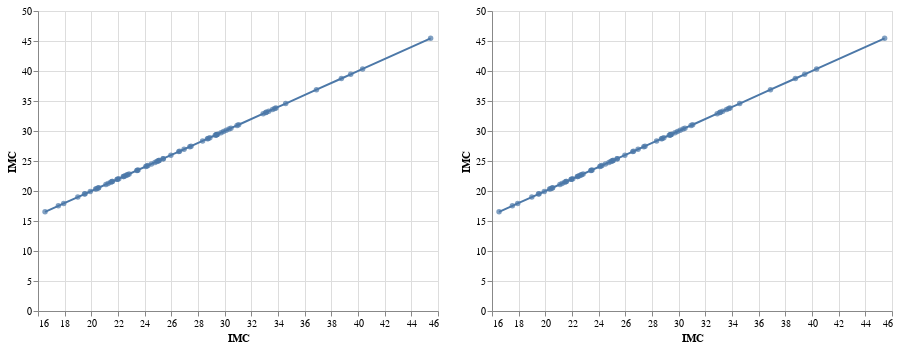

The notebook cell saved with this chart:
### Code cell
mpg = alt.Chart(df_op).mark_line().encode(
    alt.X('IMC', axis=alt.Axis(title='IMC')),
    alt.Y('IMC', axis=alt.Axis(title='IMC'))
)

mpg + mpg.mark_circle()

hp = alt.Chart(df_op).mark_line().encode(
    alt.X('IMC', axis=alt.Axis(title='IMC')),
    alt.Y('IMC', axis=alt.Axis(title='IMC'))
)

(mpg + mpg.mark_circle()) | (hp + hp.mark_circle())

### Figure 1 — Vega-Lite specification as saved in the notebook (floating-point values rounded to 4 significant figures)
{"config": {"view": {"continuousWidth": 400, "continuousHeight": 300}}, "hconcat": [{"layer": [{"mark": "line", "encoding": {"x": {"axis": {"title": "IMC"}, "field": "IMC", "type": "quantitative"}, "y": {"axis": {"title": "IMC"}, "field": "IMC", "type": "quantitative"}}}, {"mark": "circle", "encoding": {"x": {"axis": {"title": "IMC"}, "field": "IMC", "type": "quantitative"}, "y": {"axis": {"title": "IMC"}, "field": "IMC", "type": "quantitative"}}}]}, {"layer": [{"mark": "line", "encoding": {"x": {"axis": {"title": "IMC"}, "field": "IMC", "type": "quantitative"}, "y": {"axis": {"title": "IMC"}, "field": "IMC", "type": "quantitative"}}}, {"mark": "circle", "encoding": {"x": {"axis": {"title": "IMC"}, "field": "IMC", "type": "quantitative"}, "y": {"axis": {"title": "IMC"}, "field": "IMC", "type": "quantitative"}}}]}], "data": {"name": "data-1463b50384c1370f5eacb55764a6d2b3"}, "$schema": "https://vega.github.io/schema/vega-lite/v4.17.0.json", "datasets": {"data-1463b50384c1370f5eacb55764a6d2b3": [{"Edad": 3, "Altura": 1.5, "Peso": 65.0, "BECK ": 3, "STAI.ANSIEDAD": 26, "BULLIT": 52, "IMC": 28.89, "Nivel de educación": 0, "label": 1}, {"Edad": 0, "Altura": 1.65, "Peso": 61.0, "BECK ": 0, "STAI.ANSIEDAD": 26, "BULLIT": 49, "IMC": 22.41, "Nivel de educación": 5, "label": 1}, {"Edad": 2, "Altura": 1.52, "Peso": 105.0, "BECK ": 22, "STAI.ANSIEDAD": 29, "BULLIT": 68, "IMC": 45.45, "Nivel de educación": 4, "label": 0}, {"Edad": 0, "Altura": 1.6, "Peso": 54.0, "BECK ": 1, "STAI.ANSIEDAD": 26, "BULLIT": 42, "IMC": 21.09, "Nivel de educación": 0, "label": 1}, {"Edad": 2, "Altura": 1.65, "Peso": 64.0, "BECK ": 5, "STAI.ANSIEDAD": 24, "BULLIT": 45, "IMC": 23.51, "Nivel de educación": 0, "label": 1}, {"Edad": 3, "Altura": 1.51, "Peso": 67.0, "BECK ": 2, "STAI.ANSIEDAD": 20, "BULLIT": 51, "IMC": 29.38, "Nivel de educación": 3, "label": 1}, {"Edad": 3, "Altura": 1.74, "Peso": 94.0, "BECK ": 15, "STAI.ANSIEDAD": 25, "BULLIT": 96, "IMC": 31.05, "Nivel de educación": 5, "label": 0}, {"Edad": 2, "Altura": 1.54, "Peso": 82.0, "BECK ": 5, "STAI.ANSIEDAD": 26, "BULLIT": 52, "IMC": 34.58, "Nivel de educación": 4, "label": 1}, {"Edad": 1, "Altura": 1.6, "Peso": 51.0, "BECK ": 31, "STAI.ANSIEDAD": 34, "BULLIT": 69, "IMC": 19.92, "Nivel de educación": 4, "label": 0}, {"Edad": 1, "Altura": 1.6, "Peso": 69.0, "BECK ": 8, "STAI.ANSIEDAD": 31, "BULLIT": 81, "IMC": 26.95, "Nivel de educación": 0, "label": 0}, {"Edad": 3, "Altura": 1.65, "Peso": 66.0, "BECK ": 16, "STAI.ANSIEDAD": 29, "BULLIT": 39, "IMC": 24.24, "Nivel de educación": 0, "label": 1}, {"Edad": 1, "Altura": 1.64, "Peso": 89.0, "BECK ": 22, "STAI.ANSIEDAD": 29, "BULLIT": 91, "IMC": 33.09, "Nivel de educación": 2, "label": 0}, {"Edad": 3, "Altura": 1.74, "Peso": 59.0, "BECK ": 26, "STAI.ANSIEDAD": 30, "BULLIT": 45, "IMC": 19.49, "Nivel de educación": 4, "label": 1}, {"Edad": 2, "Altura": 1.65, "Peso": 80.0, "BECK ": 10, "STAI.ANSIEDAD": 21, "BULLIT": 59, "IMC": 29.38, "Nivel de educación": 0, "label": 1}, {"Edad": 2, "Altura": 1.76, "Peso": 68.0, "BECK ": 0, "STAI.ANSIEDAD": 23, "BULLIT": 40, "IMC": 21.95, "Nivel de educación": 0, "label": 1}, {"Edad": 2, "Altura": 1.7, "Peso": 72.0, "BECK ": 6, "STAI.ANSIEDAD": 25, "BULLIT": 57, "IMC": 24.91, "Nivel de educación": 5, "label": 1}, {"Edad": 2, "Altura": 1.6, "Peso": 65.0, "BECK ": 3, "STAI.ANSIEDAD": 27, "BULLIT": 67, "IMC": 25.39, "Nivel de educación": 2, "label": 0}, {"Edad": 0, "Altura": 1.59, "Peso": 57.0, "BECK ": 6, "STAI.ANSIEDAD": 21, "BULLIT": 58, "IMC": 22.55, "Nivel de educación": 5, "label": 1}, {"Edad": 0, "Altura": 1.54, "Peso": 78.0, "BECK ": 11, "STAI.ANSIEDAD": 24, "BULLIT": 57, "IMC": 32.89, "Nivel de educación": 2, "label": 1}, {"Edad": 1, "Altura": 1.6, "Peso": 68.0, "BECK ": 11, "STAI.ANSIEDAD": 27, "BULLIT": 81, "IMC": 26.56, "Nivel de educación": 4, "label": 0}, {"Edad": 0, "Altura": 1.56, "Peso": 70.0, "BECK ": 19, "STAI.ANSIEDAD": 25, "BULLIT": 61, "IMC": 28.76, "Nivel de educación": 2, "label": 0}, {"Edad": 0, "Altura": 1.63, "Peso": 64.0, "BECK ": 31, "STAI.ANSIEDAD": 28, "BULLIT": 102, "IMC": 24.09, "Nivel de educación": 2, "label": 0}, {"Edad": 0, "Altura": 1.64, "Peso": 58.0, "BECK ": 3, "STAI.ANSIEDAD": 25, "BULLIT": 44, "IMC": 21.56, "Nivel de educación": 2, "label": 1}, {"Edad": 2, "Altura": 1.6, "Peso": 86.0, "BECK ": 9, "STAI.ANSIEDAD": 20, "BULLIT": 68, "IMC": 33.59, "Nivel de educación": 5, "label": 0}, {"Edad": 2, "Altura": 1.58, "Peso": 57.0, "BECK ": 19, "STAI.ANSIEDAD": 26, "BULLIT": 42, "IMC": 22.83, "Nivel de educación": 4, "label": 1}, {"Edad": 3, "Altura": 1.66, "Peso": 56.0, "BECK ": 4, "STAI.ANSIEDAD": 20, "BULLIT": 38, "IMC": 20.32, "Nivel de educación": 5, "label": 1}, {"Edad": 1, "Altura": 1.61, "Peso": 65.0, "BECK ": 3, "STAI.ANSIEDAD": 25, "BULLIT": 56, "IMC": 25.08, "Nivel de educación": 4, "label": 1}, {"Edad": 3, "Altura": 1.61, "Peso": 71.0, "BECK ": 11, "STAI.ANSIEDAD": 23, "BULLIT": 52, "IMC": 27.39, "Nivel de educación": 4, "label": 1}, {"Edad": 3, "Altura": 1.6, "Peso": 75.0, "BECK ": 5, "STAI.ANSIEDAD": 26, "BULLIT": 59, "IMC": 29.3, "Nivel de educación": 1, "label": 1}, {"Edad": 3, "Altura": 1.78, "Peso": 98.0, "BECK ": 33, "STAI.ANSIEDAD": 31, "BULLIT": 92, "IMC": 30.93, "Nivel de educación": 2, "label": 0}, {"Edad": 2, "Altura": 1.64, "Peso": 65.0, "BECK ": 0, "STAI.ANSIEDAD": 27, "BULLIT": 36, "IMC": 24.17, "Nivel de educación": 3, "label": 1}, {"Edad": 3, "Altura": 1.68, "Peso": 94.0, "BECK ": 10, "STAI.ANSIEDAD": 24, "BULLIT": 80, "IMC": 33.3, "Nivel de educación": 5, "label": 0}, {"Edad": 3, "Altura": 1.68, "Peso": 85.0, "BECK ": 24, "STAI.ANSIEDAD": 29, "BULLIT": 71, "IMC": 30.12, "Nivel de educación": 1, "label": 0}, {"Edad": 3, "Altura": 1.69, "Peso": 82.0, "BECK ": 17, "STAI.ANSIEDAD": 29, "BULLIT": 33, "IMC": 28.71, "Nivel de educación": 5, "label": 1}, {"Edad": 0, "Altura": 1.6, "Peso": 50.0, "BECK ": 10, "STAI.ANSIEDAD": 25, "BULLIT": 52, "IMC": 19.53, "Nivel de educación": 5, "label": 1}, {"Edad": 2, "Altura": 1.55, "Peso": 53.0, "BECK ": 0, "STAI.ANSIEDAD": 19, "BULLIT": 40, "IMC": 22.06, "Nivel de educación": 5, "label": 1}, {"Edad": 3, "Altura": 1.78, "Peso": 125.0, "BECK ": 7, "STAI.ANSIEDAD": 23, "BULLIT": 84, "IMC": 39.45, "Nivel de educación": 2, "label": 0}, {"Edad": 3, "Altura": 1.62, "Peso": 78.5, "BECK ": 3, "STAI.ANSIEDAD": 21, "BULLIT": 47, "IMC": 29.91, "Nivel de educación": 2, "label": 1}, {"Edad": 3, "Altura": 1.57, "Peso": 64.0, "BECK ": 14, "STAI.ANSIEDAD": 20, "BULLIT": 38, "IMC": 25.96, "Nivel de educación": 5, "label": 1}, {"Edad": 1, "Altura": 1.53, "Peso": 69.0, "BECK ": 2, "STAI.ANSIEDAD": 23, "BULLIT": 51, "IMC": 29.48, "Nivel de educación": 5, "label": 1}, {"Edad": 2, "Altura": 1.71, "Peso": 98.7, "BECK ": 23, "STAI.ANSIEDAD": 32, "BULLIT": 128, "IMC": 33.75, "Nivel de educación": 5, "label": 0}, {"Edad": 0, "Altura": 1.59, "Peso": 48.0, "BECK ": 0, "STAI.ANSIEDAD": 20, "BULLIT": 42, "IMC": 18.99, "Nivel de educación": 4, "label": 1}, {"Edad": 0, "Altura": 1.63, "Peso": 54.5, "BECK ": 9, "STAI.ANSIEDAD": 29, "BULLIT": 37, "IMC": 20.51, "Nivel de educación": 4, "label": 1}, {"Edad": 0, "Altura": 1.69, "Peso": 76.0, "BECK ": 0, "STAI.ANSIEDAD": 21, "BULLIT": 39, "IMC": 26.61, "Nivel de educación": 2, "label": 1}, {"Edad": 0, "Altura": 1.6, "Peso": 65.0, "BECK ": 8, "STAI.ANSIEDAD": 24, "BULLIT": 48, "IMC": 25.39, "Nivel de educación": 2, "label": 1}, {"Edad": 1, "Altura": 1.63, "Peso": 88.0, "BECK ": 6, "STAI.ANSIEDAD": 25, "BULLIT": 51, "IMC": 33.12, "Nivel de educación": 0, "label": 1}, {"Edad": 0, "Altura": 1.44, "Peso": 52.0, "BECK ": 0, "STAI.ANSIEDAD": 27, "BULLIT": 33, "IMC": 25.08, "Nivel de educación": 4, "label": 1}, {"Edad": 2, "Altura": 1.63, "Peso": 57.0, "BECK ": 0, "STAI.ANSIEDAD": 21, "BULLIT": 51, "IMC": 21.45, "Nivel de educación": 5, "label": 1}, {"Edad": 0, "Altura": 1.68, "Peso": 60.0, "BECK ": 1, "STAI.ANSIEDAD": 23, "BULLIT": 43, "IMC": 21.26, "Nivel de educación": 4, "label": 1}, {"Edad": 0, "Altura": 1.6, "Peso": 78.0, "BECK ": 6, "STAI.ANSIEDAD": 20, "BULLIT": 47, "IMC": 30.47, "Nivel de educación": 4, "label": 1}, {"Edad": 0, "Altura": 1.58, "Peso": 84.5, "BECK ": 20, "STAI.ANSIEDAD": 25, "BULLIT": 42, "IMC": 33.85, "Nivel de educación": 2, "label": 1}, {"Edad": 0, "Altura": 1.64, "Peso": 63.0, "BECK ": 16, "STAI.ANSIEDAD": 29, "BULLIT": 53, "IMC": 23.42, "Nivel de educación": 4, "label": 1}, {"Edad": 0, "Altura": 1.65, "Peso": 45.0, "BECK ": 8, "STAI.ANSIEDAD": 27, "BULLIT": 43, "IMC": 16.53, "Nivel de educación": 4, "label": 1}, {"Edad": 0, "Altura": 1.64, "Peso": 58.0, "BECK ": 14, "STAI.ANSIEDAD": 22, "BULLIT": 55, "IMC": 21.56, "Nivel de educación": 4, "label": 1}, {"Edad": 0, "Altura": 1.55, "Peso": 49.0, "BECK ": 3, "STAI.ANSIEDAD": 29, "BULLIT": 54, "IMC": 20.4, "Nivel de educación": 5, "label": 1}, {"Edad": 0, "Altura": 1.6, "Peso": 60.0, "BECK ": 1, "STAI.ANSIEDAD": 23, "BULLIT": 37, "IMC": 23.44, "Nivel de educación": 4, "label": 1}, {"Edad": 2, "Altura": 1.67, "Peso": 50.0, "BECK ": 6, "STAI.ANSIEDAD": 21, "BULLIT": 55, "IMC": 17.93, "Nivel de educación": 5, "label": 1}, {"Edad": 0, "Altura": 1.6, "Peso": 58.0, "BECK ": 7, "STAI.ANSIEDAD": 27, "BULLIT": 48, "IMC": 22.66, "Nivel de educación": 4, "label": 1}, {"Edad": 0, "Altura": 1.69, "Peso": 70.0, "BECK ": 8, "STAI.ANSIEDAD": 24, "BULLIT": 75, "IMC": 24.51, "Nivel de educación": 4, "label": 0}, {"Edad": 0, "Altura": 1.6, "Peso": 64.0, "BECK ": 8, "STAI.ANSIEDAD": 26, "BULLIT": 44, "IMC": 25.0, "Nivel de educación": 2, "label": 1}, {"Edad": 0, "Altura": 1.65, "Peso": 80.0, "BECK ": 7, "STAI.ANSIEDAD": 23, "BULLIT": 46, "IMC": 29.38, "Nivel de educación": 2, "label": 1}, {"Edad": 0, "Altura": 1.73, "Peso": 68.0, "BECK ": 19, "STAI.ANSIEDAD": 34, "BULLIT": 108, "IMC": 22.72, "Nivel de educación": 4, "label": 0}, {"Edad": 2, "Altura": 1.74, "Peso": 90.0, "BECK ": 4, "STAI.ANSIEDAD": 22, "BULLIT": 77, "IMC": 29.73, "Nivel de educación": 4, "label": 0}, {"Edad": 1, "Altura": 1.7, "Peso": 112.0, "BECK ": 42, "STAI.ANSIEDAD": 29, "BULLIT": 114, "IMC": 38.75, "Nivel de educación": 4, "label": 0}, {"Edad": 3, "Altura": 1.53, "Peso": 71.0, "BECK ": 10, "STAI.ANSIEDAD": 27, "BULLIT": 72, "IMC": 30.33, "Nivel de educación": 5, "label": 0}, {"Edad": 3, "Altura": 1.59, "Peso": 102.0, "BECK ": 11, "STAI.ANSIEDAD": 20, "BULLIT": 67, "IMC": 40.35, "Nivel de educación": 5, "label": 0}, {"Edad": 3, "Altura": 1.63, "Peso": 73.0, "BECK ": 29, "STAI.ANSIEDAD": 23, "BULLIT": 55, "IMC": 27.48, "Nivel de educación": 4, "label": 0}, {"Edad": 3, "Altura": 1.63, "Peso": 98.0, "BECK ": 18, "STAI.ANSIEDAD": 30, "BULLIT": 72, "IMC": 36.89, "Nivel de educación": 3, "label": 0}, {"Edad": 0, "Altura": 1.58, "Peso": 56.0, "BECK ": 26, "STAI.ANSIEDAD": 25, "BULLIT": 61, "IMC": 22.43, "Nivel de educación": 4, "label": 0}, {"Edad": 2, "Altura": 1.68, "Peso": 80.0, "BECK ": 4, "STAI.ANSIEDAD": 27, "BULLIT": 79, "IMC": 28.34, "Nivel de educación": 4, "label": 0}, {"Edad": 0, "Altura": 1.56, "Peso": 50.0, "BECK ": 11, "STAI.ANSIEDAD": 26, "BULLIT": 92, "IMC": 20.55, "Nivel de educación": 2, "label": 0}, {"Edad": 0, "Altura": 1.62, "Peso": 46.0, "BECK ": 2, "STAI.ANSIEDAD": 22, "BULLIT": 40, "IMC": 17.53, "Nivel de educación": 4, "label": 1}, {"Edad": 0, "Altura": 1.64, "Peso": 59.0, "BECK ": 5, "STAI.ANSIEDAD": 27, "BULLIT": 55, "IMC": 21.94, "Nivel de educación": 4, "label": 1}, {"Edad": 0, "Altura": 1.62, "Peso": 65.0, "BECK ": 11, "STAI.ANSIEDAD": 24, "BULLIT": 82, "IMC": 24.77, "Nivel de educación": 5, "label": 0}]}}
